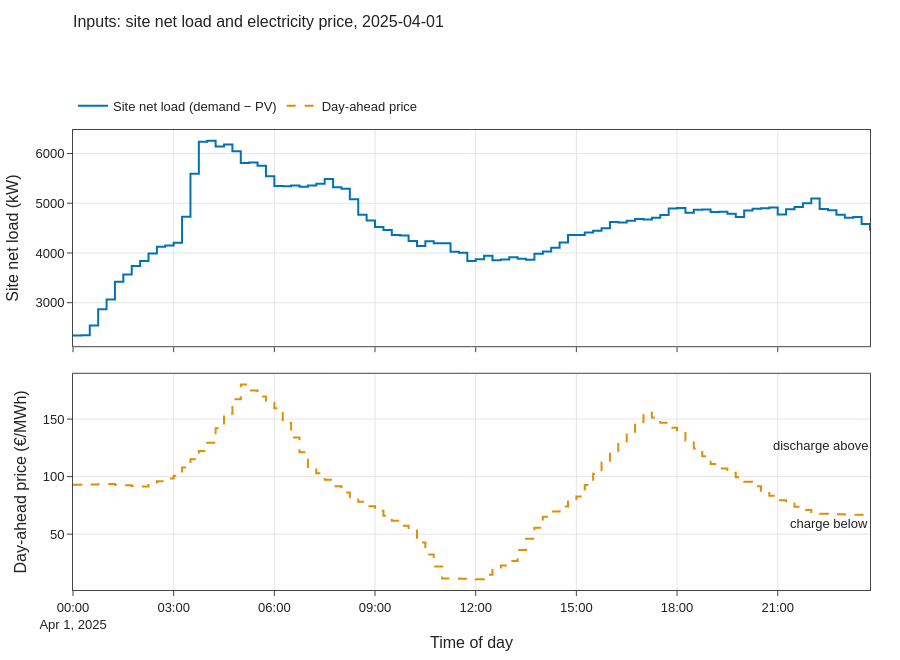

Notebook code cell kept with this figure:
### Markdown cell above
Energy cost is compared **including the change in stored energy** (valued at the day's mean price): strategies end
the day with different battery charge, and the raw cost would reward simply emptying the battery.

The peak-shaving threshold is set to the lowest peak the look-ahead LP can reach. This is the best case for the
peak-shaving policy; section 3.3 sweeps the threshold to show how much that foresight matters. Our LP
reproduces the edge study's own offline-optimal peak (last row).

### Code cell
fig = vp.stacked_panels([
    ("Site net load (kW)", {"Site net load (demand − PV)": net_load_kw}),
    ("Day-ahead price (€/MWh)", {"Day-ahead price": price}),
], title="Inputs: site net load and electricity price, 2025-04-01")
fig.add_hline(y=price_low, line=dict(color="#888", dash="dot"), row=2, col=1,
              annotation_text="charge below", annotation_position="bottom right")
fig.add_hline(y=price_high, line=dict(color="#888", dash="dot"), row=2, col=1,
              annotation_text="discharge above", annotation_position="top right")
fig.show()
